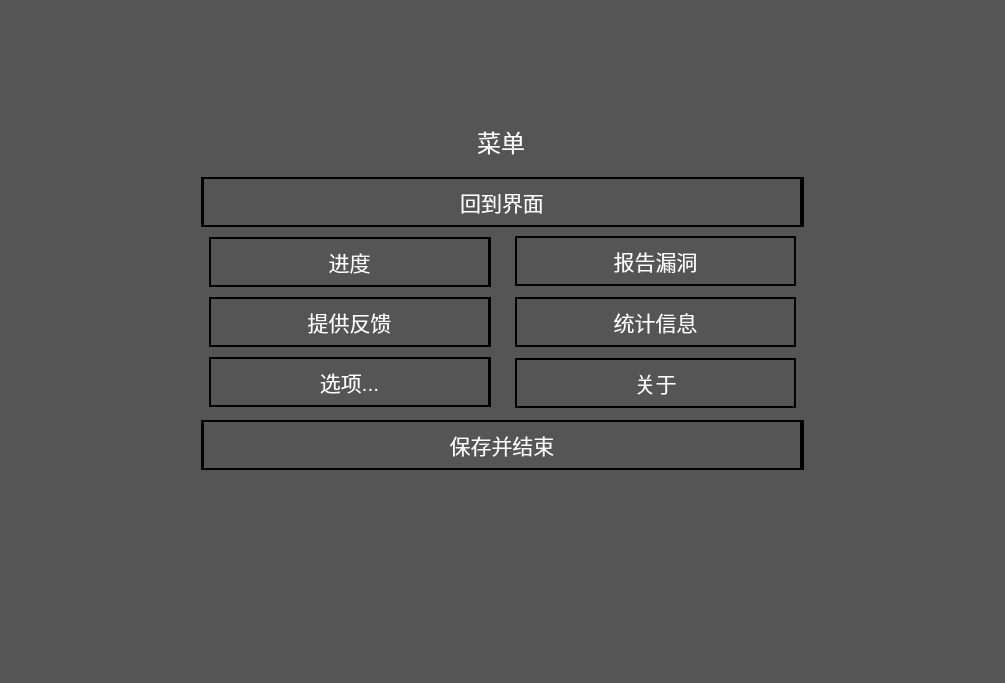
<?xml version="1.0" encoding="UTF-8"?>
<ui version="4.0">
 <class>Menu</class>
 <widget class="QWidget" name="Menu">
  <property name="geometry">
   <rect>
    <x>0</x>
    <y>0</y>
    <width>1005</width>
    <height>683</height>
   </rect>
  </property>
  <property name="font">
   <font>
    <pointsize>9</pointsize>
   </font>
  </property>
  <property name="cursor">
   <cursorShape>ArrowCursor</cursorShape>
  </property>
  <property name="windowTitle">
   <string>Form</string>
  </property>
  <property name="styleSheet">
   <string notr="true">background-color: rgba(29, 29, 29, 0.5);</string>
  </property>
  <layout class="QFormLayout" name="formLayout">
   <property name="labelAlignment">
    <set>Qt::AlignCenter</set>
   </property>
   <property name="formAlignment">
    <set>Qt::AlignHCenter|Qt::AlignTop</set>
   </property>
   <property name="horizontalSpacing">
    <number>0</number>
   </property>
   <property name="verticalSpacing">
    <number>0</number>
   </property>
   <property name="leftMargin">
    <number>0</number>
   </property>
   <property name="topMargin">
    <number>0</number>
   </property>
   <property name="rightMargin">
    <number>0</number>
   </property>
   <property name="bottomMargin">
    <number>0</number>
   </property>
   <item row="0" column="0" colspan="2">
    <widget class="QStackedWidget" name="stackedWidget">
     <property name="styleSheet">
      <string notr="true">background-color: rgba(29, 29, 29, 0);</string>
     </property>
     <property name="currentIndex">
      <number>0</number>
     </property>
     <widget class="QWidget" name="mainMenu">
      <layout class="QGridLayout" name="gridLayout_3">
       <item row="2" column="0">
        <spacer name="horizontalSpacer">
         <property name="orientation">
          <enum>Qt::Horizontal</enum>
         </property>
         <property name="sizeType">
          <enum>QSizePolicy::Preferred</enum>
         </property>
         <property name="sizeHint" stdset="0">
          <size>
           <width>280</width>
           <height>20</height>
          </size>
         </property>
        </spacer>
       </item>
       <item row="2" column="2">
        <spacer name="horizontalSpacer_2">
         <property name="orientation">
          <enum>Qt::Horizontal</enum>
         </property>
         <property name="sizeType">
          <enum>QSizePolicy::Preferred</enum>
         </property>
         <property name="sizeHint" stdset="0">
          <size>
           <width>280</width>
           <height>20</height>
          </size>
         </property>
        </spacer>
       </item>
       <item row="3" column="1">
        <spacer name="verticalSpacer_2">
         <property name="orientation">
          <enum>Qt::Vertical</enum>
         </property>
         <property name="sizeType">
          <enum>QSizePolicy::Expanding</enum>
         </property>
         <property name="sizeHint" stdset="0">
          <size>
           <width>44</width>
           <height>200</height>
          </size>
         </property>
        </spacer>
       </item>
       <item row="2" column="1">
        <widget class="QWidget" name="widget_3" native="true">
         <property name="minimumSize">
          <size>
           <width>0</width>
           <height>302</height>
          </size>
         </property>
         <property name="maximumSize">
          <size>
           <width>16777215</width>
           <height>300</height>
          </size>
         </property>
         <property name="styleSheet">
          <string notr="true">color: rgb(255, 255, 255);</string>
         </property>
         <layout class="QVBoxLayout" name="verticalLayout">
          <property name="spacing">
           <number>0</number>
          </property>
          <property name="leftMargin">
           <number>0</number>
          </property>
          <property name="topMargin">
           <number>0</number>
          </property>
          <property name="rightMargin">
           <number>0</number>
          </property>
          <property name="bottomMargin">
           <number>0</number>
          </property>
          <item>
           <widget class="QWidget" name="widget_5" native="true">
            <property name="minimumSize">
             <size>
              <width>603</width>
              <height>50</height>
             </size>
            </property>
            <property name="maximumSize">
             <size>
              <width>603</width>
              <height>50</height>
             </size>
            </property>
            <property name="styleSheet">
             <string notr="true">border: 2px solid rgb(0, 0, 0);</string>
            </property>
            <layout class="QGridLayout" name="gridLayout">
             <property name="leftMargin">
              <number>0</number>
             </property>
             <property name="topMargin">
              <number>0</number>
             </property>
             <property name="rightMargin">
              <number>0</number>
             </property>
             <property name="bottomMargin">
              <number>0</number>
             </property>
             <property name="spacing">
              <number>0</number>
             </property>
             <item row="0" column="0">
              <widget class="QPushButton" name="saveButton">
               <property name="minimumSize">
                <size>
                 <width>600</width>
                 <height>50</height>
                </size>
               </property>
               <property name="maximumSize">
                <size>
                 <width>600</width>
                 <height>50</height>
                </size>
               </property>
               <property name="font">
                <font>
                 <pointsize>16</pointsize>
                 <bold>false</bold>
                 <kerning>true</kerning>
                </font>
               </property>
               <property name="cursor">
                <cursorShape>PointingHandCursor</cursorShape>
               </property>
               <property name="styleSheet">
                <string notr="true"/>
               </property>
               <property name="text">
                <string>回到界面</string>
               </property>
              </widget>
             </item>
            </layout>
           </widget>
          </item>
          <item>
           <widget class="QWidget" name="widget_7" native="true">
            <property name="minimumSize">
             <size>
              <width>0</width>
              <height>185</height>
             </size>
            </property>
            <property name="maximumSize">
             <size>
              <width>16777215</width>
              <height>185</height>
             </size>
            </property>
            <layout class="QHBoxLayout" name="horizontalLayout">
             <property name="spacing">
              <number>24</number>
             </property>
             <property name="leftMargin">
              <number>8</number>
             </property>
             <property name="topMargin">
              <number>0</number>
             </property>
             <property name="rightMargin">
              <number>8</number>
             </property>
             <property name="bottomMargin">
              <number>0</number>
             </property>
             <item>
              <widget class="QWidget" name="widget_2" native="true">
               <property name="styleSheet">
                <string notr="true"/>
               </property>
               <layout class="QGridLayout" name="gridLayout_4">
                <property name="leftMargin">
                 <number>0</number>
                </property>
                <property name="topMargin">
                 <number>0</number>
                </property>
                <property name="rightMargin">
                 <number>0</number>
                </property>
                <property name="bottomMargin">
                 <number>0</number>
                </property>
                <property name="horizontalSpacing">
                 <number>0</number>
                </property>
                <property name="verticalSpacing">
                 <number>4</number>
                </property>
                <item row="3" column="0">
                 <widget class="QWidget" name="widget_9" native="true">
                  <property name="minimumSize">
                   <size>
                    <width>0</width>
                    <height>50</height>
                   </size>
                  </property>
                  <property name="maximumSize">
                   <size>
                    <width>16777215</width>
                    <height>50</height>
                   </size>
                  </property>
                  <property name="styleSheet">
                   <string notr="true">border: 2px solid rgb(0, 0, 0);</string>
                  </property>
                  <layout class="QGridLayout" name="gridLayout_8">
                   <property name="leftMargin">
                    <number>0</number>
                   </property>
                   <property name="topMargin">
                    <number>0</number>
                   </property>
                   <property name="rightMargin">
                    <number>0</number>
                   </property>
                   <property name="bottomMargin">
                    <number>0</number>
                   </property>
                   <property name="spacing">
                    <number>0</number>
                   </property>
                   <item row="0" column="0">
                    <widget class="QPushButton" name="achievementButton">
                     <property name="minimumSize">
                      <size>
                       <width>281</width>
                       <height>50</height>
                      </size>
                     </property>
                     <property name="maximumSize">
                      <size>
                       <width>281</width>
                       <height>50</height>
                      </size>
                     </property>
                     <property name="font">
                      <font>
                       <pointsize>16</pointsize>
                      </font>
                     </property>
                     <property name="cursor">
                      <cursorShape>PointingHandCursor</cursorShape>
                     </property>
                     <property name="styleSheet">
                      <string notr="true"/>
                     </property>
                     <property name="text">
                      <string>进度</string>
                     </property>
                    </widget>
                   </item>
                  </layout>
                 </widget>
                </item>
                <item row="4" column="0">
                 <widget class="QWidget" name="widget_10" native="true">
                  <property name="minimumSize">
                   <size>
                    <width>0</width>
                    <height>50</height>
                   </size>
                  </property>
                  <property name="maximumSize">
                   <size>
                    <width>16777215</width>
                    <height>50</height>
                   </size>
                  </property>
                  <property name="styleSheet">
                   <string notr="true">border: 2px solid rgb(0, 0, 0);</string>
                  </property>
                  <layout class="QGridLayout" name="gridLayout_9">
                   <property name="leftMargin">
                    <number>0</number>
                   </property>
                   <property name="topMargin">
                    <number>0</number>
                   </property>
                   <property name="rightMargin">
                    <number>0</number>
                   </property>
                   <property name="bottomMargin">
                    <number>0</number>
                   </property>
                   <property name="spacing">
                    <number>0</number>
                   </property>
                   <item row="0" column="0">
                    <widget class="QPushButton" name="suggestionButton">
                     <property name="minimumSize">
                      <size>
                       <width>281</width>
                       <height>50</height>
                      </size>
                     </property>
                     <property name="maximumSize">
                      <size>
                       <width>281</width>
                       <height>50</height>
                      </size>
                     </property>
                     <property name="font">
                      <font>
                       <pointsize>16</pointsize>
                      </font>
                     </property>
                     <property name="cursor">
                      <cursorShape>PointingHandCursor</cursorShape>
                     </property>
                     <property name="styleSheet">
                      <string notr="true"/>
                     </property>
                     <property name="text">
                      <string>提供反馈</string>
                     </property>
                    </widget>
                   </item>
                  </layout>
                 </widget>
                </item>
                <item row="5" column="0">
                 <widget class="QWidget" name="widget_8" native="true">
                  <property name="minimumSize">
                   <size>
                    <width>282</width>
                    <height>50</height>
                   </size>
                  </property>
                  <property name="maximumSize">
                   <size>
                    <width>282</width>
                    <height>50</height>
                   </size>
                  </property>
                  <property name="styleSheet">
                   <string notr="true">border: 2px solid rgb(0, 0, 0);</string>
                  </property>
                  <layout class="QGridLayout" name="gridLayout_7">
                   <property name="leftMargin">
                    <number>0</number>
                   </property>
                   <property name="topMargin">
                    <number>0</number>
                   </property>
                   <property name="rightMargin">
                    <number>0</number>
                   </property>
                   <property name="bottomMargin">
                    <number>0</number>
                   </property>
                   <property name="spacing">
                    <number>0</number>
                   </property>
                   <item row="0" column="0">
                    <widget class="QPushButton" name="optionButton">
                     <property name="minimumSize">
                      <size>
                       <width>281</width>
                       <height>50</height>
                      </size>
                     </property>
                     <property name="maximumSize">
                      <size>
                       <width>281</width>
                       <height>50</height>
                      </size>
                     </property>
                     <property name="font">
                      <font>
                       <family>Microsoft YaHei UI</family>
                       <pointsize>16</pointsize>
                      </font>
                     </property>
                     <property name="cursor">
                      <cursorShape>PointingHandCursor</cursorShape>
                     </property>
                     <property name="styleSheet">
                      <string notr="true"/>
                     </property>
                     <property name="text">
                      <string>选项...</string>
                     </property>
                    </widget>
                   </item>
                  </layout>
                 </widget>
                </item>
               </layout>
              </widget>
             </item>
             <item>
              <widget class="QWidget" name="widget" native="true">
               <property name="minimumSize">
                <size>
                 <width>0</width>
                 <height>0</height>
                </size>
               </property>
               <property name="maximumSize">
                <size>
                 <width>16777215</width>
                 <height>16777215</height>
                </size>
               </property>
               <layout class="QGridLayout" name="gridLayout_6">
                <property name="leftMargin">
                 <number>0</number>
                </property>
                <property name="topMargin">
                 <number>0</number>
                </property>
                <property name="rightMargin">
                 <number>0</number>
                </property>
                <property name="bottomMargin">
                 <number>0</number>
                </property>
                <property name="horizontalSpacing">
                 <number>0</number>
                </property>
                <property name="verticalSpacing">
                 <number>6</number>
                </property>
                <item row="0" column="0">
                 <widget class="QWidget" name="widget_11" native="true">
                  <property name="minimumSize">
                   <size>
                    <width>0</width>
                    <height>50</height>
                   </size>
                  </property>
                  <property name="maximumSize">
                   <size>
                    <width>16777215</width>
                    <height>50</height>
                   </size>
                  </property>
                  <property name="styleSheet">
                   <string notr="true">border: 2px solid rgb(0, 0, 0);</string>
                  </property>
                  <layout class="QGridLayout" name="gridLayout_10">
                   <property name="leftMargin">
                    <number>0</number>
                   </property>
                   <property name="topMargin">
                    <number>0</number>
                   </property>
                   <property name="rightMargin">
                    <number>0</number>
                   </property>
                   <property name="bottomMargin">
                    <number>0</number>
                   </property>
                   <property name="spacing">
                    <number>0</number>
                   </property>
                   <item row="0" column="0">
                    <widget class="QPushButton" name="tellBugButton">
                     <property name="minimumSize">
                      <size>
                       <width>0</width>
                       <height>50</height>
                      </size>
                     </property>
                     <property name="maximumSize">
                      <size>
                       <width>16777215</width>
                       <height>50</height>
                      </size>
                     </property>
                     <property name="font">
                      <font>
                       <pointsize>16</pointsize>
                      </font>
                     </property>
                     <property name="cursor">
                      <cursorShape>PointingHandCursor</cursorShape>
                     </property>
                     <property name="styleSheet">
                      <string notr="true"/>
                     </property>
                     <property name="text">
                      <string>报告漏洞</string>
                     </property>
                    </widget>
                   </item>
                  </layout>
                 </widget>
                </item>
                <item row="1" column="0">
                 <widget class="QWidget" name="widget_12" native="true">
                  <property name="minimumSize">
                   <size>
                    <width>0</width>
                    <height>50</height>
                   </size>
                  </property>
                  <property name="maximumSize">
                   <size>
                    <width>16777215</width>
                    <height>50</height>
                   </size>
                  </property>
                  <property name="styleSheet">
                   <string notr="true">border: 2px solid rgb(0, 0, 0);</string>
                  </property>
                  <layout class="QGridLayout" name="gridLayout_11">
                   <property name="leftMargin">
                    <number>0</number>
                   </property>
                   <property name="topMargin">
                    <number>0</number>
                   </property>
                   <property name="rightMargin">
                    <number>0</number>
                   </property>
                   <property name="bottomMargin">
                    <number>0</number>
                   </property>
                   <property name="spacing">
                    <number>0</number>
                   </property>
                   <item row="0" column="0">
                    <widget class="QPushButton" name="recordButton">
                     <property name="minimumSize">
                      <size>
                       <width>0</width>
                       <height>50</height>
                      </size>
                     </property>
                     <property name="maximumSize">
                      <size>
                       <width>16777215</width>
                       <height>50</height>
                      </size>
                     </property>
                     <property name="font">
                      <font>
                       <pointsize>16</pointsize>
                      </font>
                     </property>
                     <property name="cursor">
                      <cursorShape>PointingHandCursor</cursorShape>
                     </property>
                     <property name="styleSheet">
                      <string notr="true"/>
                     </property>
                     <property name="text">
                      <string>统计信息</string>
                     </property>
                    </widget>
                   </item>
                  </layout>
                 </widget>
                </item>
                <item row="2" column="0">
                 <widget class="QWidget" name="widget_13" native="true">
                  <property name="minimumSize">
                   <size>
                    <width>0</width>
                    <height>50</height>
                   </size>
                  </property>
                  <property name="maximumSize">
                   <size>
                    <width>16777215</width>
                    <height>50</height>
                   </size>
                  </property>
                  <property name="styleSheet">
                   <string notr="true">border: 2px solid rgb(0, 0, 0);</string>
                  </property>
                  <layout class="QGridLayout" name="gridLayout_12">
                   <property name="leftMargin">
                    <number>0</number>
                   </property>
                   <property name="topMargin">
                    <number>0</number>
                   </property>
                   <property name="rightMargin">
                    <number>0</number>
                   </property>
                   <property name="bottomMargin">
                    <number>0</number>
                   </property>
                   <property name="spacing">
                    <number>0</number>
                   </property>
                   <item row="0" column="0">
                    <widget class="QPushButton" name="aboutButton">
                     <property name="minimumSize">
                      <size>
                       <width>0</width>
                       <height>50</height>
                      </size>
                     </property>
                     <property name="maximumSize">
                      <size>
                       <width>16777215</width>
                       <height>50</height>
                      </size>
                     </property>
                     <property name="font">
                      <font>
                       <pointsize>16</pointsize>
                      </font>
                     </property>
                     <property name="cursor">
                      <cursorShape>PointingHandCursor</cursorShape>
                     </property>
                     <property name="styleSheet">
                      <string notr="true"/>
                     </property>
                     <property name="text">
                      <string>关于</string>
                     </property>
                    </widget>
                   </item>
                  </layout>
                 </widget>
                </item>
               </layout>
              </widget>
             </item>
            </layout>
           </widget>
          </item>
          <item>
           <widget class="QWidget" name="widget_6" native="true">
            <property name="minimumSize">
             <size>
              <width>603</width>
              <height>50</height>
             </size>
            </property>
            <property name="maximumSize">
             <size>
              <width>603</width>
              <height>50</height>
             </size>
            </property>
            <property name="styleSheet">
             <string notr="true">border: 2px solid rgb(0, 0, 0);</string>
            </property>
            <layout class="QGridLayout" name="gridLayout_5">
             <property name="leftMargin">
              <number>0</number>
             </property>
             <property name="topMargin">
              <number>0</number>
             </property>
             <property name="rightMargin">
              <number>0</number>
             </property>
             <property name="bottomMargin">
              <number>0</number>
             </property>
             <property name="horizontalSpacing">
              <number>1</number>
             </property>
             <property name="verticalSpacing">
              <number>0</number>
             </property>
             <item row="0" column="0">
              <widget class="QPushButton" name="exitButton">
               <property name="minimumSize">
                <size>
                 <width>600</width>
                 <height>50</height>
                </size>
               </property>
               <property name="maximumSize">
                <size>
                 <width>600</width>
                 <height>50</height>
                </size>
               </property>
               <property name="font">
                <font>
                 <pointsize>16</pointsize>
                </font>
               </property>
               <property name="cursor">
                <cursorShape>PointingHandCursor</cursorShape>
               </property>
               <property name="styleSheet">
                <string notr="true"/>
               </property>
               <property name="text">
                <string>保存并结束</string>
               </property>
              </widget>
             </item>
            </layout>
           </widget>
          </item>
         </layout>
        </widget>
       </item>
       <item row="1" column="1">
        <widget class="QWidget" name="widget_4" native="true">
         <property name="minimumSize">
          <size>
           <width>600</width>
           <height>50</height>
          </size>
         </property>
         <property name="maximumSize">
          <size>
           <width>600</width>
           <height>50</height>
          </size>
         </property>
         <property name="styleSheet">
          <string notr="true">background-color: rgba(0, 0, 0,0);</string>
         </property>
         <layout class="QGridLayout" name="gridLayout_2">
          <item row="1" column="0">
           <widget class="QLabel" name="label">
            <property name="maximumSize">
             <size>
              <width>16777215</width>
              <height>40</height>
             </size>
            </property>
            <property name="font">
             <font>
              <pointsize>18</pointsize>
             </font>
            </property>
            <property name="styleSheet">
             <string notr="true">color: rgb(255, 255, 255);</string>
            </property>
            <property name="text">
             <string>菜单</string>
            </property>
            <property name="alignment">
             <set>Qt::AlignCenter</set>
            </property>
           </widget>
          </item>
         </layout>
        </widget>
       </item>
       <item row="0" column="1">
        <spacer name="verticalSpacer">
         <property name="orientation">
          <enum>Qt::Vertical</enum>
         </property>
         <property name="sizeType">
          <enum>QSizePolicy::Expanding</enum>
         </property>
         <property name="sizeHint" stdset="0">
          <size>
           <width>20</width>
           <height>40</height>
          </size>
         </property>
        </spacer>
       </item>
      </layout>
     </widget>
    </widget>
   </item>
  </layout>
 </widget>
 <resources/>
 <connections/>
</ui>
